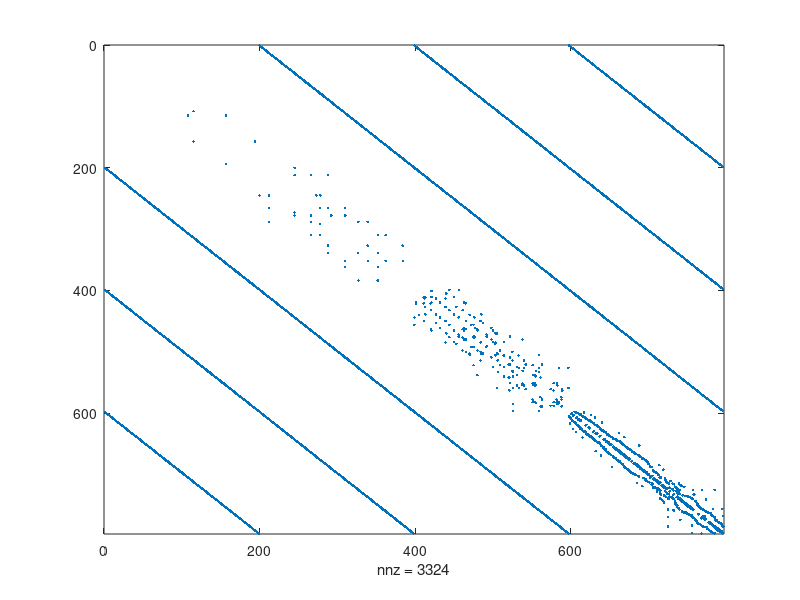

Here is the MATLAB script that generated this plot: (Note: this script raises an error after producing the figure.)
% Description: compares the approximation of Katz centrality obtained with
% Krylov subspace methods to the 'exact' quantity computed with the
% backslash for the weighted Scotland Yard network and plots the
% approximation error used in [1, Fig. 7].
% 
% [1] Bergermann, K. & Stoll, M. (2021) Fast computation of matrix 
% function-based centrality measures for layer-coupled multiplex networks. 
% https://arxiv.org/abs/2104.14368v3
% 
% Kai Bergermann, 2021

%% load subroutines
addpath('../subroutines')
addpath('../subroutines/funm_kryl')

%% load intra-layer adjacency matrices
weighted_edges=1;
switch weighted_edges
    case 0
        load data/scotlandyard_adjacency.mat
        A_layer_adjacencies = A;
    case 1
        load data/scotlandyard_adjacency_weighted.mat
        A_layer_adjacencies=A_weighted;
end

% extract network size
L=size(A_layer_adjacencies,2);
n=size(A_layer_adjacencies{1},1);
nL=n*L;

%% choose inter-layer coupling
interlayer_type=1;
switch interlayer_type
    case 1 % all-to-all (self-edges excluded)
        interlayer_adjacency_matrix = sparse(ones(L)-eye(L));
    case 2 % all-to-all including self-edges
        interlayer_adjacency_matrix = ones(L);
    case 3 % temporal (uni-directional [forward])
        interlayer_adjacency_matrix = spdiags([zeros(L,1),ones(L,1)],0:1,L,L);
end

%% assemble supra-adjacency matrix
A_intra = spalloc(nL,nL,nL);
for t=1:L
  ids = (t-1)*n+(1:n);
  A_intra(ids,ids) = A_layer_adjacencies{t}; %intra-layer block matrix
end

omegas = 10^0;

A = A_intra + omegas(1)*kron(interlayer_adjacency_matrix,speye(n));

% spy plot of supra-adjacency matrix
figure(1)
spy(A)

% compute largest eigenvalue
lambda_max=eigs(A,1);

%% compute Katz centrality
% set parameter alpha
alpha=0.5/lambda_max;

% 'exact' result computed with the backslash
KC=(eye(size(A))-alpha*A)\eye(size(A))*ones(nL,1);

% specify range of iterations
maxit=2:10;
KC_funm_kryl=zeros(nL,length(maxit));

% loop over range of iterations to approximate KC with Krylov subspace
% methods
for j=1:length(maxit)
    tic
    % set funm_kryl parameters
    param.function = @(A) (eye(size(A))-alpha*A)\eye(size(A));
    param.restart_length = maxit(j);
    param.max_restarts = 1;
    param.hermitian = 1;          % set 0 if A is not Hermitian
    param.V_full = 0;             % set 1 if you need Krylov basis
    param.H_full = 1;             % if using rational functions you can set this 0
    param.exact = [];          % if not known set to []
    param.bound = 1;              % returns upper and lower bounds (after some cycles)
    param.stopping_accuracy = 1e-16;  % stopping accuracy
    param.inner_product = @inner_product;
    param.thick = [];             % thick-restart function  
    param.min_decay = 0.95;       % we desire linear error reduction of rate < .95 
    param.waitbar = 0;            % show waitbar 
    param.reorth_number = 0;      % #reorthogonalizations
    param = param_init(param);    % check and correct param structure

    % approximate KC according to [1, Sec. 5.1]
    [KC_funm_kryl(:,j),out] = funm_kryl(A,ones(nL,1),param);
    toc
end

%% error plot
figure(2)
semilogy(maxit,max(abs(KC-KC_funm_kryl)))

